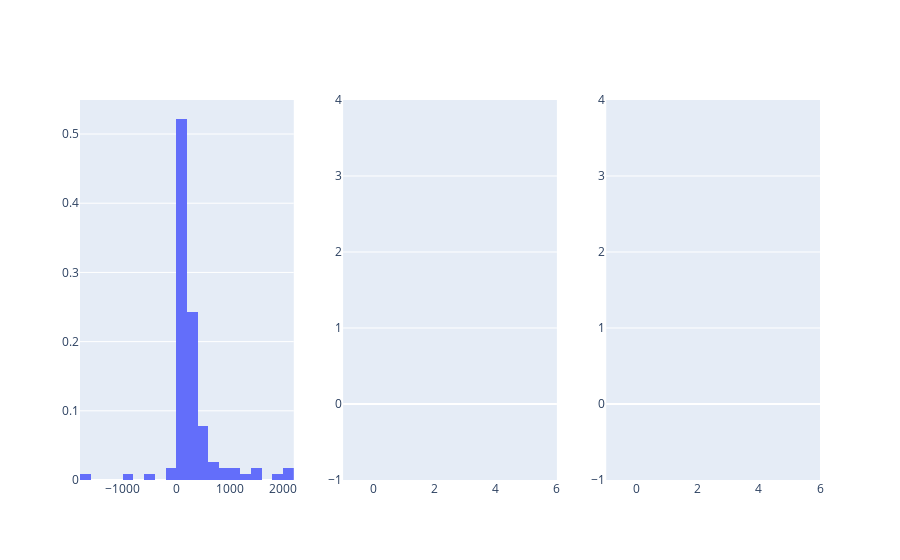

Notebook code cell kept with this figure:
### Code cell
fig = make_subplots(rows=1, cols=3)

trace0 = go.Histogram(x=df[df.CustomerID=='12748'].SalesAmt, histnorm='probability')
trace1 = go.Histogram(x=df[df.CustomerID=='17842'].SalesAmt, histnorm='probability')
trace2 = go.Histogram(x=df[df.CustomerID=='15311'].SalesAmt, histnorm='probability')

fig.append_trace(trace0, 1, 1)
fig.append_trace(trace1, 1, 2)
fig.append_trace(trace2, 1, 3)
fig.show()

### Figure 1 — Plotly figure (JSON) as saved in the notebook; plotly's stock layout.template omitted (floating-point values rounded to 4 significant figures)
{"data": [{"histnorm": "probability", "type": "histogram", "x": [113.3, 563.4, 249.6, 215.2, -907, 2.1, 1.25, 275.2, 9.9, 127.8, 14.43, 233.0, 500.9, 94.11, 318.3, 888.1, 1417.0, 147.6, 109.0, 3.75, 2152.0, 161.7, 263.5, 641.5, -468.5, 147.0, 251.3, 234.9, 297.3, 82.53, 211.1, 395.6, 139.0, 363.8, 367.5, -11.3, 224.5, 4.16, 5.9, 23.95, 663.6, 242.6, 532.4, 4.25, 625.3, 299.7, 170.0, 416.9, 493.2, 540.0, 175.1, 4.95, 136.2, 115.5, 74.1, 30.35, 1820.0, 13.05, 21.6, 275.7, 1187.0, 570.4, 146.2, -80, 101.7, 13, 68.44, 279.1, 25.5, 1314.0, 287.9, 380.7, 60.44, 5.45, 5.8, 111.0, -1770.0, 7.8, 9.36, 305.0, 2.85, 303.9, 2006.0, 466.7, 538.3, 211.5, 69.59, 46.56, 958.5, 158.9, 163.5, 69.29, 104.0, 8.52, 42.96, 1.68, 31.6, 1051.0, 273.7, 71.53, 27.8, -3.73e-14, 209.1, 4.94, 124.6, 1514.0, 39.6, 262.6, 32.65, 1.65, 207.9, 306.8, 170.6, 12.12, 29.7], "xaxis": "x", "yaxis": "y"}, {"histnorm": "probability", "type": "histogram", "x": [], "xaxis": "x2", "yaxis": "y2"}, {"histnorm": "probability", "type": "histogram", "x": [], "xaxis": "x3", "yaxis": "y3"}], "layout": {"xaxis": {"anchor": "y", "domain": [0, 0.2889]}, "xaxis2": {"anchor": "y2", "domain": [0.3556, 0.6444]}, "xaxis3": {"anchor": "y3", "domain": [0.7111, 1]}, "yaxis": {"anchor": "x", "domain": [0, 1]}, "yaxis2": {"anchor": "x2", "domain": [0, 1]}, "yaxis3": {"anchor": "x3", "domain": [0, 1]}}}
